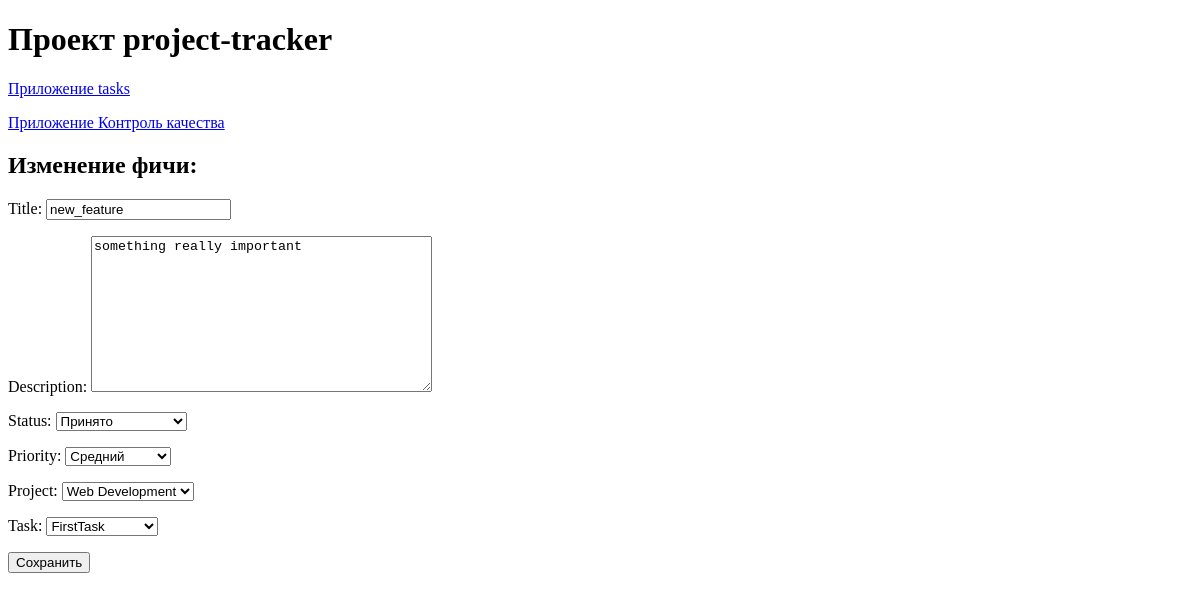
Before: /quality_control/features/1/update/ with the older database file.
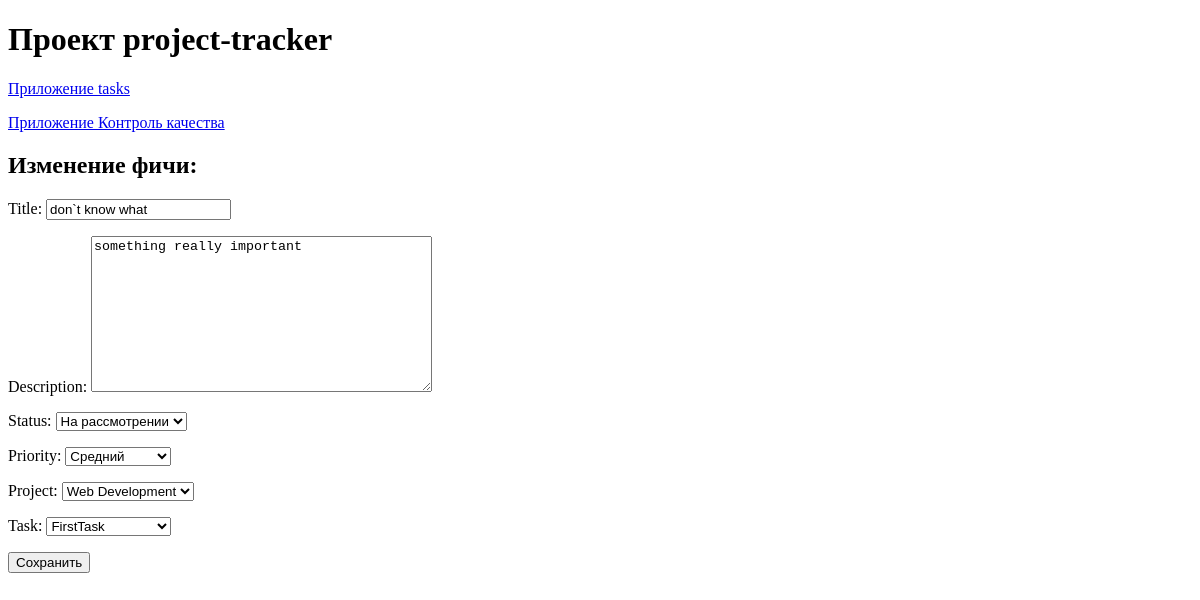
After: the same page with the newer database file.
### quality_control/models.py (models this page shows)
class FeatureRequest(models.Model):
    STATUS_CHOICES = [
        ('in_consideration', 'На рассмотрении'),
        ('accepted', 'Принято'),
        ('rejected', 'Отклонено')
    ]
    PRIORITY_CHOICES = [
        ('1', 'Пониженный'),
        ('2', 'Низкий'),
        ('3', 'Средний'),
        ('4', 'Повышенный'),
        ('5', 'Высокий')
    ]
    title = models.CharField(max_length=50)
    description = models.TextField()
    project = models.ForeignKey(
        Project,
        related_name='feature_requests',
        on_delete=models.CASCADE
    )
    task = models.ForeignKey(
        Task,
        related_name='feature_requests',
        on_delete=models.SET_NULL,
        null=True,
    )
    status = models.CharField(max_length=20, choices=STATUS_CHOICES, default='in_consideration')
    priority = models.CharField(max_length=20, choices=PRIORITY_CHOICES, default='3')
    created_at = models.DateTimeField(auto_now_add=True)
    updated_at = models.DateTimeField(auto_now=True)

### quality_control/views.py (the view)
# urls.py: path('features/<int:feature_id>/update/', views.FeatureUpdateView.as_view(), name='update_feature'),
class FeatureUpdateView(UpdateView):
    model = FeatureRequest
    form_class = FeatureRequestForm
    template_name = 'quality_control/feature_update.html'
    pk_url_kwarg = 'feature_id'
    success_url = reverse_lazy('quality_control:feature_list')

### quality_control/forms.py
class FeatureRequestForm(ModelForm):
    class Meta:
        model = FeatureRequest
        fields = ['title', 'description', 'status', 'priority', 'project', 'task']

### tasks/models.py (called while the page is built)
    def __str__(self):
        return self.name

    def __str__(self):
        return self.name

### quality_control/templates/quality_control/feature_update.html (shortened to what this page needs)
{% extends 'base/base.html' %}
{% block content %}
<h2>Изменение фичи: {{ feature.title }}</h2>
    <form method="post">
        {{ form.as_p }}
        <button type="submit">Сохранить</button>
    </form>
{% endblock %}

Changed rows visible on the page:
changed FeatureRequest "something really important": title "new_feature" → "don`t know what"; status "Принято" → "На рассмотрении"
